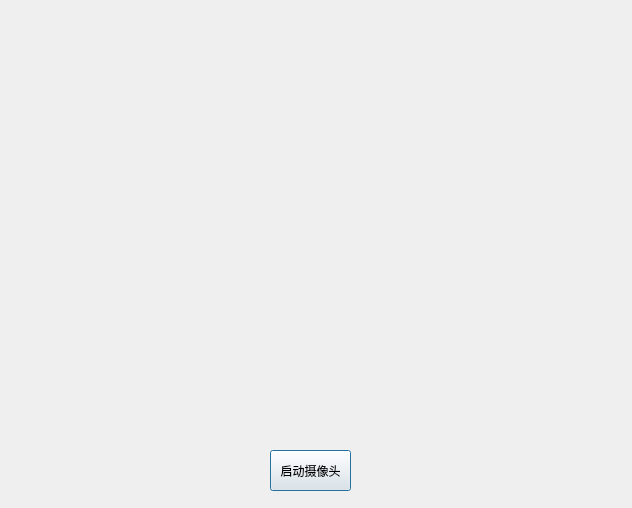
<?xml version="1.0" encoding="UTF-8"?>
<ui version="4.0">
 <class>CamareDialog</class>
 <widget class="QDialog" name="CamareDialog">
  <property name="geometry">
   <rect>
    <x>0</x>
    <y>0</y>
    <width>632</width>
    <height>508</height>
   </rect>
  </property>
  <property name="windowTitle">
   <string>摄像头查看</string>
  </property>
  <widget class="QLabel" name="label">
   <property name="geometry">
    <rect>
     <x>60</x>
     <y>10</y>
     <width>501</width>
     <height>421</height>
    </rect>
   </property>
   <property name="text">
    <string/>
   </property>
  </widget>
  <widget class="QPushButton" name="camareButton">
   <property name="geometry">
    <rect>
     <x>270</x>
     <y>450</y>
     <width>81</width>
     <height>41</height>
    </rect>
   </property>
   <property name="text">
    <string>启动摄像头</string>
   </property>
  </widget>
 </widget>
 <resources/>
 <connections/>
</ui>
